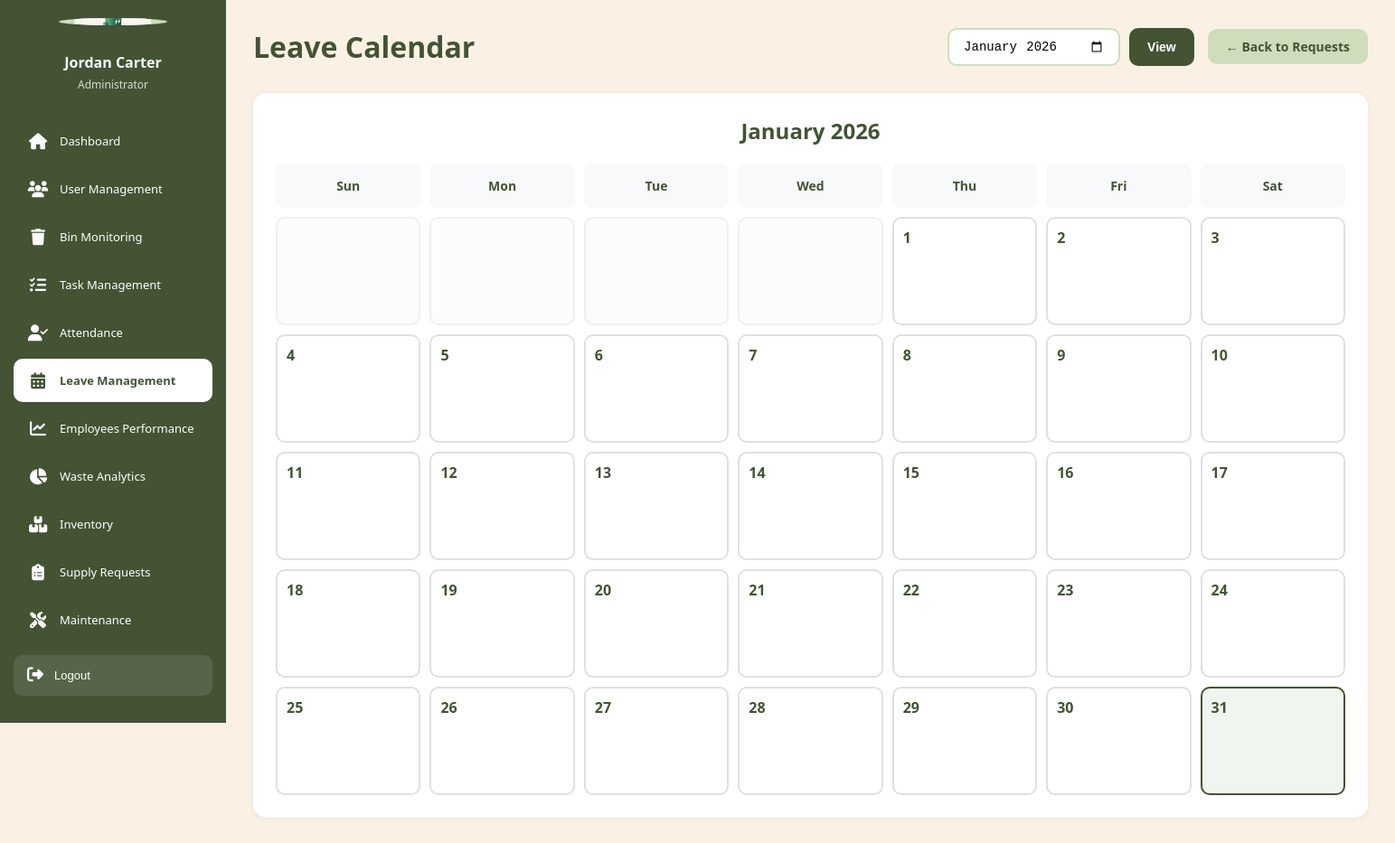
Before: /admin/leave_calendar.php (signed in) with the older database file.
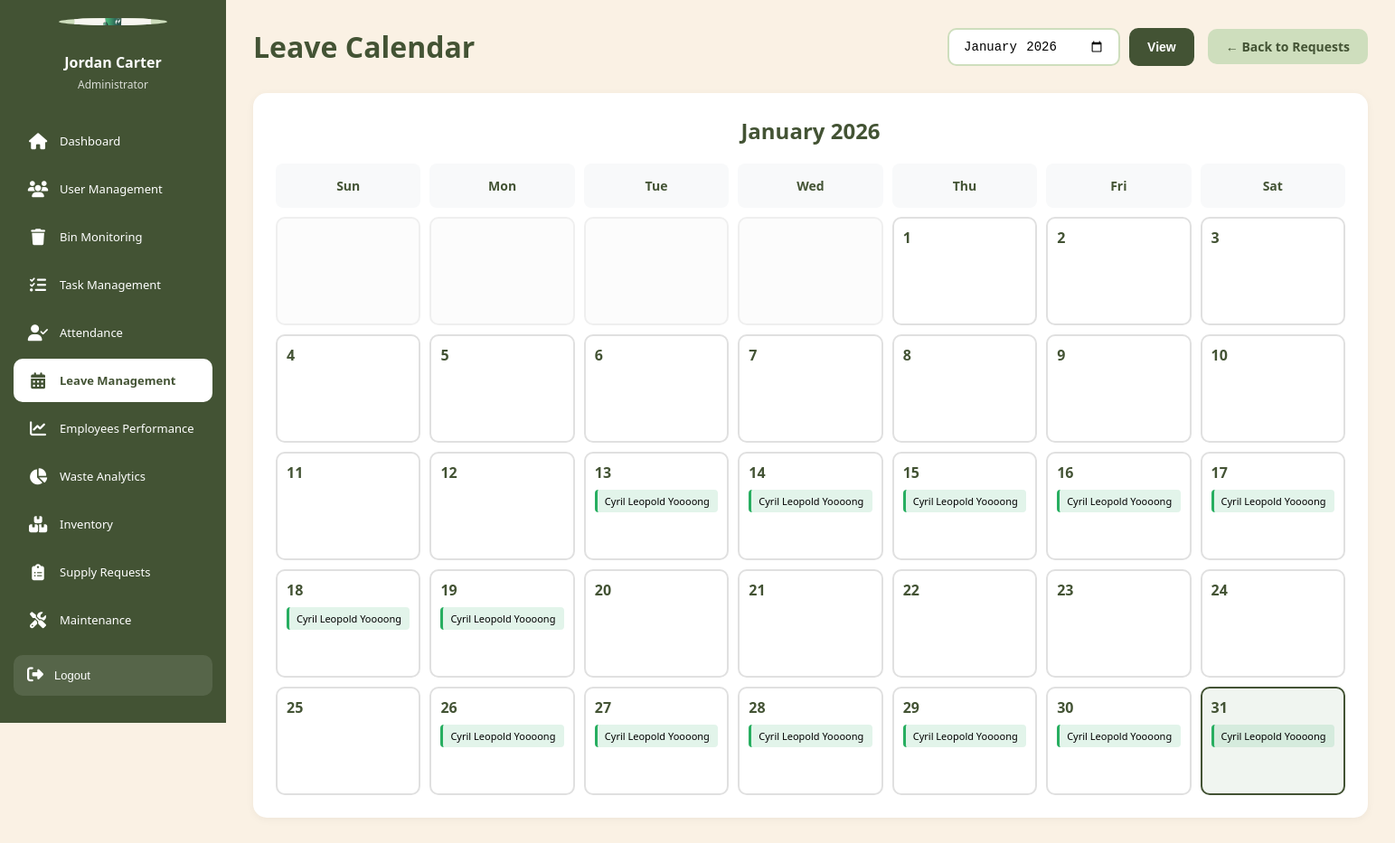
After: the same page with the newer database file.
### tables this page shows
CREATE TABLE `leave_requests` (
  `leave_id` int(11) NOT NULL,
  `employee_id` int(11) NOT NULL,
  `leave_type_id` int(11) NOT NULL,
  `start_date` date NOT NULL,
  `end_date` date NOT NULL,
  `total_days` decimal(5,1) NOT NULL,
  `reason` text NOT NULL,
  `status` enum('pending','approved','rejected','cancelled') DEFAULT 'pending',
  `reviewed_by` int(11) DEFAULT NULL,
  `reviewed_at` timestamp NULL DEFAULT NULL,
  `review_notes` text DEFAULT NULL,
  `emergency_contact` varchar(100) DEFAULT NULL,
  `emergency_phone` varchar(20) DEFAULT NULL,
  `attachment_path` varchar(255) DEFAULT NULL,
  `created_at` timestamp NOT NULL DEFAULT current_timestamp(),
  `updated_at` timestamp NOT NULL DEFAULT current_timestamp() ON UPDATE current_timestamp()
);

CREATE TABLE `employees` (
  `employee_id` int(11) NOT NULL,
  `username` varchar(50) NOT NULL,
  `password` varchar(255) NOT NULL COMMENT 'Hashed password using password_hash()',
  `email` varchar(100) NOT NULL,
  `language` varchar(5) DEFAULT 'en',
  `full_name` varchar(100) NOT NULL,
  `phone_number` varchar(20) DEFAULT NULL,
  `profile_picture` varchar(255) DEFAULT NULL,
  `area_id` int(11) DEFAULT NULL,
  `created_at` timestamp NOT NULL DEFAULT current_timestamp(),
  `last_login` timestamp NULL DEFAULT NULL,
  `status` enum('active','on_leave','inactive') DEFAULT 'active'
);

### config/database.php (called while the page is built, shortened)
<?php
$options = [
    PDO::ATTR_ERRMODE            => PDO::ERRMODE_EXCEPTION,
    PDO::ATTR_DEFAULT_FETCH_MODE => PDO::FETCH_ASSOC,
    PDO::ATTR_EMULATE_PREPARES   => false,
    PDO::ATTR_PERSISTENT         => false,
];
try {
    $dsn = "mysql:host=" . DB_HOST . ";dbname=" . DB_NAME . ";charset=" . DB_CHARSET;
    $pdo = new PDO($dsn, DB_USER, DB_PASS, $options);
} catch (PDOException $e) {
    die("Database Connection Failed: " . $e->getMessage());
}
function query($sql, $params = []) {
    global $pdo;
    $stmt = $pdo->prepare($sql);
    $stmt->execute($params);
    return $stmt;
}
function getAll($sql, $params = []) {
    $stmt = query($sql, $params);
    return $stmt->fetchAll();
}
?>

### admin/leave_calendar.php (the view, shortened to what the changed rows need)
<?php
require_once '../config/database.php';
$selected_month = $_GET['month'] ?? date('Y-m');
$month_start = $selected_month . '-01';
$month_end = date('Y-m-t', strtotime($month_start));
$leave_requests = getAll("SELECT lr.*, e.full_name, lt.type_name, lt.color_code
                          FROM leave_requests lr
                          JOIN employees e ON lr.employee_id = e.employee_id
                          JOIN leave_types lt ON lr.leave_type_id = lt.leave_type_id
                          WHERE lr.status = 'approved'
                          AND (
                              (lr.start_date BETWEEN ? AND ?) OR
                              (lr.end_date BETWEEN ? AND ?) OR
                              (lr.start_date <= ? AND lr.end_date >= ?)
                          )
                          ORDER BY lr.start_date",
                          [$month_start, $month_end, $month_start, $month_end, $month_start, $month_end]);
$leave_by_date = [];
foreach ($leave_requests as $leave) {
    $start = new DateTime($leave['start_date']);
    $end = new DateTime($leave['end_date']);
    $interval = new DateInterval('P1D');
    $period = new DatePeriod($start, $interval, $end->modify('+1 day'));
    foreach ($period as $date) {
        $date_key = $date->format('Y-m-d');
        if ($date_key >= $month_start && $date_key <= $month_end) {
            if (!isset($leave_by_date[$date_key])) {
                $leave_by_date[$date_key] = [];
            }
            $leave_by_date[$date_key][] = $leave;
        }
    }
}
?>
<!DOCTYPE html>
<html lang="en">
<head>
</head>
<body>
    <?php include '../includes/admin_sidebar.php'; ?>
    <main class="main-content">
        <div class="page-header">
            <h1>Leave Calendar</h1>
        </div>
        <div class="calendar">
            <h2 style="color: #435334; margin-bottom: 20px; text-align: center;">
                <?php echo date('F Y', strtotime($month_start)); ?>
            </h2>
            <?php
            $first_day = new DateTime($month_start);
            $last_day = new DateTime($month_end);
            $days_in_month = $last_day->format('d');
            $start_weekday = $first_day->format('w');
            $today = date('Y-m-d');
            ?>
            <div class="calendar-grid">
                <div class="calendar-header">Sun</div>
                <div class="calendar-header">Mon</div>
                <div class="calendar-header">Tue</div>
                <div class="calendar-header">Wed</div>
                <div class="calendar-header">Thu</div>
                <div class="calendar-header">Fri</div>
                <div class="calendar-header">Sat</div>
                <?php
                for ($i = 0; $i < $start_weekday; $i++) {
                    echo '<div class="calendar-day other-month"></div>';
                }
                for ($day = 1; $day <= $days_in_month; $day++) {
                    $date = sprintf('%s-%02d', $selected_month, $day);
                    $is_today = ($date === $today);
                    $class = $is_today ? 'calendar-day today' : 'calendar-day';
                    echo '<div class="' . $class . '">';
                    echo '<div class="day-number">' . $day . '</div>';
                    if (isset($leave_by_date[$date])) {
                        $shown = [];
                        foreach ($leave_by_date[$date] as $leave) {
                            $key = $leave['employee_id'] . '-' . $leave['leave_id'];
                            if (!in_array($key, $shown)) {
                                echo '<div class="leave-item" style="border-left-color: ' . htmlspecialchars($leave['color_code']) . '; background: ' . htmlspecialchars($leave['color_code']) . '22;" title="' . htmlspecialchars($leave['full_name'] . ' - ' . $leave['type_name']) . '">';
                                echo htmlspecialchars($leave['full_name']);
                                echo '</div>';
                                $shown[] = $key;
                            }
                        }
                    }
                    echo '</div>';
                }
                ?>
            </div>
        </div>
    </main>
</body>
</html>

Changed rows visible on the page:
added leave_requests: employee.full_name "Cyril Leopold Yoooong"
added leave_requests: employee.full_name "Cyril Leopold Yoooong"
added leave_requests: employee.full_name "Cyril Leopold Yoooong"
added leave_requests: employee.full_name "Cyril Leopold Yoooong"
